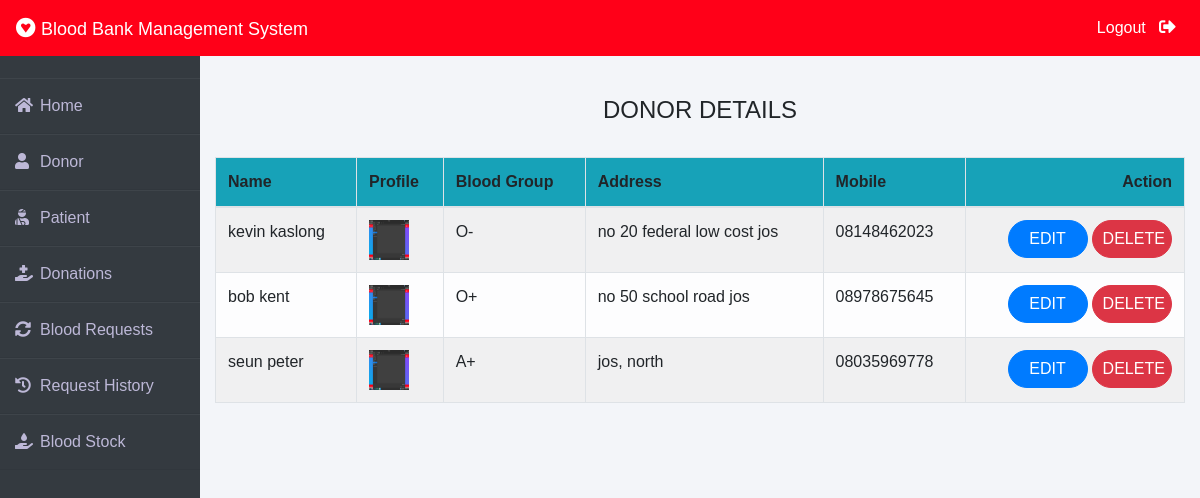
Page /admin-donor (signed in) on the committed database.
### donor/models.py (models this page shows, shortened)
class Donor(models.Model):
    user=models.OneToOneField(User,on_delete=models.CASCADE)
    profile_pic= models.ImageField(upload_to='profile_pic/Donor/',null=True,blank=True)
    bloodgroup=models.CharField(max_length=10)
    address = models.CharField(max_length=40)
    mobile = models.CharField(max_length=20,null=False)
    @property
    def get_name(self):
        return self.user.first_name+" "+self.user.last_name

### blood/views.py (the view)
# urls.py: path('admin-donor', views.admin_donor_view,name='admin-donor'),
@login_required(login_url='adminlogin')
def admin_donor_view(request):
    donors=dmodels.Donor.objects.all()
    return render(request,'blood/admin_donor.html',{'donors':donors})

### templates/blood/admin_donor.html
{% extends 'blood/adminbase.html' %}
{% block content %}
{% load widget_tweaks %}
{%load static%}
<br><br>
<div class="container">
    <H4 class="text-center">DONOR DETAILS</H4><br>
    <table class="table table-light table-hover table-bordered table-striped">
        <thead class="bg-info">
            <tr>
                <th scope="col">Name</th>
                <th scope="col">Profile</th>
                <th scope="col">Blood Group</th>
                <th scope="col">Address</th>
                <th scope="col">Mobile</th>
                <th class="text-right">Action</th>
            </tr>
        </thead>
        <tbody>
            {% for t in donors %}
            <tr>
                <td> {{t.get_name}}</td>
                <td> <img src="{% static t.profile_pic.url %}" alt="Profile Pic" height="40px" width="40px" /></td>
                <td>{{t.bloodgroup}}</td>
                <td>{{t.address}}</td>
                <td>{{t.mobile}}</td>
                <td class="text-right">
                    <button class="btn btn-primary badge-pill" style="width: 80px;"><a  style="text-decoration: none;color: white;" href="{% url 'update-donor' t.id  %}">EDIT</a> </button>
                    <button class="btn btn-danger badge-pill" style="width: 80px;"><a  style="text-decoration: none;color: white;" href="{% url 'delete-donor' t.id  %}">DELETE</a> </button>
                </td>
            </tr>
            {% endfor %}
        </tbody>
    </table>
</div>
{% endblock content %}

### templates/blood/adminbase.html (shortened to what this page needs)
<!DOCTYPE html>
<html lang="en">
<head>
    <link rel="stylesheet" href="https://maxcdn.bootstrapcdn.com/bootstrap/4.0.0/css/bootstrap.min.css">
    <link rel="stylesheet" href="https://cdnjs.cloudflare.com/ajax/libs/font-awesome/5.14.0/css/all.css">
</head>
<body>
    <nav class="navbar navbar-expand-lg navbar-light fixed-top bg-danger">
        <a style="color:white;" class="navbar-brand" href="/"><i class="fab fa-gratipay"></i>&nbsp;<font face = "Comic sans MS" size ="4">Blood Bank Management System</font></a>
        <div class="navbar-collapse collapse w-100 order-3 dual-collapse2">
            <ul class="navbar-nav ml-auto">
                <li class="nav-item">
                    <a class="nav-link" style="color: white;" href="/logout">Logout &nbsp; <i class="fas fa-sign-out-alt"></i></a>
                </li>
            </ul>
        </div>
      </nav>
<br><br>
<div class="wrapper">
    <div class="sidebar">
        <ul>
            <li><a style="text-decoration:none;" href="/"><i class="fas fa-home"></i>Home</a></li>
            <li><a style="text-decoration:none;" href="/admin-donor"><i class="fas fa-user"></i>Donor</a></li>
            <li><a style="text-decoration:none;" href="/admin-patient"><i class="fas fa-user-injured"></i>Patient</a></li>
            <li><a style="text-decoration:none;" href="/admin-donation"><i class="fas fa-hand-holding-medical"></i>Donations</a></li>
            <li><a style="text-decoration:none;" href="/admin-request"><i class="fas fa-sync-alt"></i>Blood Requests</a></li>
            <li><a style="text-decoration:none;" href="/admin-request-history"><i class="fas fa-history"></i>Request History</a></li>
            <li><a style="text-decoration:none;" href="/admin-blood"><i class="fas fa-hand-holding-water"></i>Blood Stock</a></li>
        </ul>
    </div>
    <div class="main_content">
{% block content %}
{% endblock content %}
    </div>
</div>
</body>
</html>

### templates/blood/adminbase.html (style rules this page uses)
* { margin: 0; padding: 0; box-sizing: border-box; list-style: none; text-decoration: none; font-family: 'Josefin Sans', sans-serif; }
body { background-color: #f3f5f9; }
.bg-danger { background-color: #ff0018!important; }
.wrapper { display: flex; position: relative; }
.wrapper .sidebar { width: 200px; height: 100%; background: #343a40; padding: 30px 0px; position: fixed; }
.wrapper .sidebar ul li { padding: 15px; border-bottom: 1px solid #bdb8d7; border-bottom: 1px solid rgba(0,0,0,0.05); border-top: 1px solid rgba(255,255,255,0.05); }
.wrapper .sidebar ul li a { color: #bdb8d7; display: block; }
.wrapper .sidebar ul li a .fas { width: 25px; }
.wrapper .main_content { width: 100%; margin-left: 200px; }
.fa-sign-out-alt { color: white; font-size: 2ex; }

### rows in the picture
Donor: get_name "kevin kaslong", profile_pic (picture), bloodgroup "O-", address "no 20 federal low cost jos", mobile "08148462023"
Donor: get_name "bob kent", profile_pic (picture), bloodgroup "O+", address "no 50 school road jos", mobile "08978675645"
Donor: get_name "seun peter", profile_pic (picture), bloodgroup "A+", address "jos, north", mobile "08035969778"
